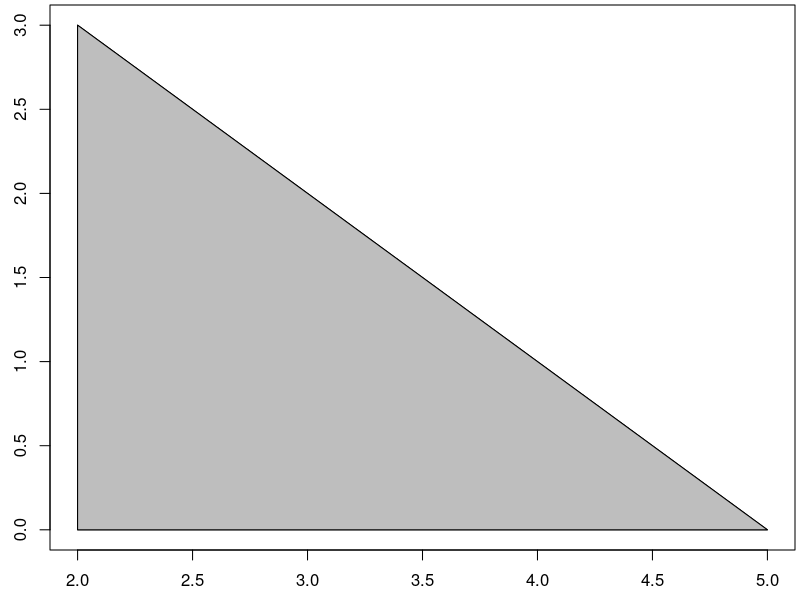
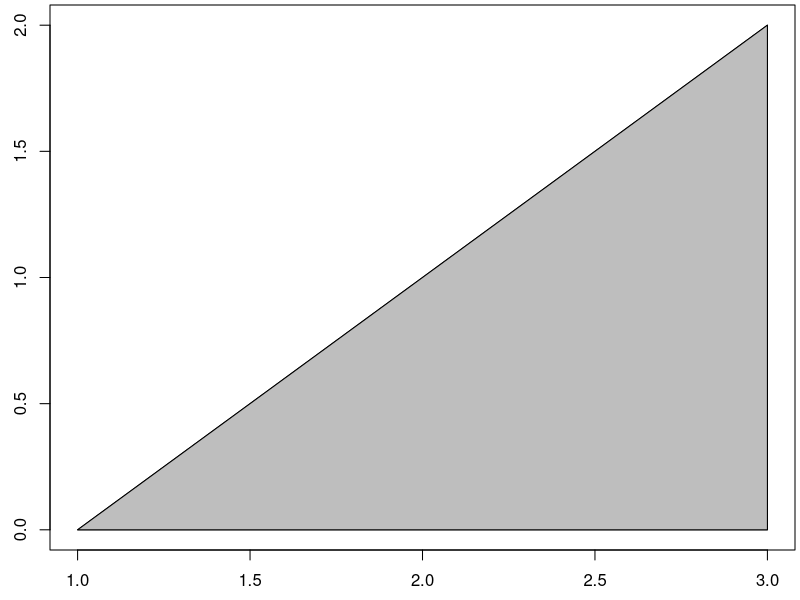
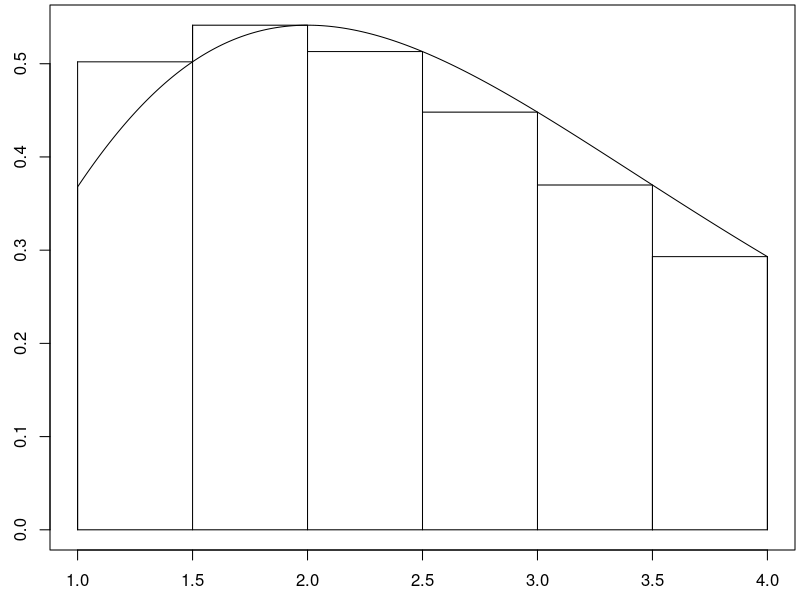

Source code (R) for these figures, in order:
library(knitr)

#Shades a rug diagram for a probability mass function. 
#Inputs: 
#  x - a vector of data points
#  p - a corresponding vector of probabilities or frequencies
#All widths are 1 unit wide. 
draw_pmf <- function(x,p){
  xs <- c(rbind(x-1/2,x-1/2,x+1/2,x+1/2))
  px <- c(rbind(0,p,p,0))
  par(mar=c(2.5,2.5,0.25,0.25))
  plot.new()
  plot(xs,px,type="l")
  polygon(xs,px,col="gray")
}

#Shades a rug diagram (shades area under) for a function f from a to b. 
#Inputs: 
#  f - a function f(x)
#  a - left end of the rug
#  b - right end of the rug
#  num_points - how many point are sent into f for plotting. 
draw_rug <- function(f,a,b,num_points=100){
  x <- c(a,seq(a,b,(b-a)/num_points),b,a)
  y <- c(0,f(seq(a,b,(b-a)/num_points)),0,0)
  par(mar=c(2.5,2.5,0.25,0.25))
  plot(x,y,type = "l")
  polygon(x,y,col="gray")
}

#Draws rectangles over the top of a given function.
#The midpoint of top of each rectangle passes through the function. 
#  f - a function f(x)
#  a - left end of graph
#  b - right end of graph
#  num_rectangles - how many rectangles to plot.
#  method - One of "left", "right", or "mid".  Defaults to mid.
draw_rect_approx <- function(f,a,b,num_rectangles, method = "mid"){
  n <- num_rectangles
  dx <- (b-a)/n
  x <- c(a,seq(a,b,dx/100),b,a)
  y <- c(0,f(seq(a,b,dx/100)),0,0)
  par(mar=c(2.5,2.5,0.25,0.25))
  plot(x,y,type = "l")
  
  if(method == "left"){
    xi <- seq(a+0*dx/2,b-dx/2,dx)
    lines(xi,f(xi),type = "h")
    lines(xi,f(xi),type = "s")
    lines(c(xi[n],xi[n]+dx),f(c(xi[n],xi[n])),type = "l")
    lines(c(xi[n],xi[n]+dx),f(c(xi[n],xi[n])),type = "h")
  }
  else if(method == "right"){
    xi <- seq(a+dx,b+dx/2,dx)
    lines(xi-dx,f(xi),type = "h")
    lines(xi-dx,f(xi),type = "s")
    lines(c(xi[n]-dx,xi[n]),f(c(xi[n],xi[n])),type = "l")
    lines(c(xi[n]-dx,xi[n]),f(c(xi[n],xi[n])),type = "h")
  } 
  else{#Use midpoint
    xi <- seq(a+dx/2,b,dx)
    lines(xi-dx/2,f(xi),type = "h")
    lines(xi-dx/2,f(xi),type = "s")
    lines(c(xi[n]-dx/2,xi[n]+dx/2),f(c(xi[n],xi[n])),type = "l")
    lines(c(xi[n]-dx/2,xi[n]+dx/2),f(c(xi[n],xi[n])),type = "h")
  }
}


f <- function(x){5-x}
draw_rug(f,2,5)

f <- function(x){x-1}
draw_rug(f,1,3)


g <- function(x){x^2*exp(-x)}
a <- 1
b <- 4
n <- 6
draw_rect_approx(g,a,b,n,method = "right")
dx <- (b-a)/n
xi <- seq(a+dx,b,dx)  #Can you tell what part of this line of code has us use right endpoints?
data.frame(right_point = xi, function_at_xi = g(xi), area_i = g(xi)*dx)
c(riemann_sum_using_right_endpoints = sum(g(xi)*dx))

n <- 10000000
dx <- (b-a)/n
xi <- seq(a+dx,b,dx)  
A <- sum(g(xi)*dx)
A

k <- 1/A
f <- function(x){k*g(x)}
sum(f(xi)*dx) #Should be 1. 

EV <- sum(xi*f(xi)*dx)
EV
Var <- sum((xi-EV)^2*f(xi)*dx)
Var

a <- 1
b <- 3 #We adjust the upper bound to be 3, instead of 4. 
n <- 10000000
dx <- (b-a)/n
xi <- seq(a+dx,b,dx)  
sum(f(xi)*dx)

a <- 2 #Adjust the lower bound
b <- 3 
n <- 10000000
dx <- (b-a)/n
xi <- seq(a+dx,b,dx)  
sum(f(xi)*dx)


